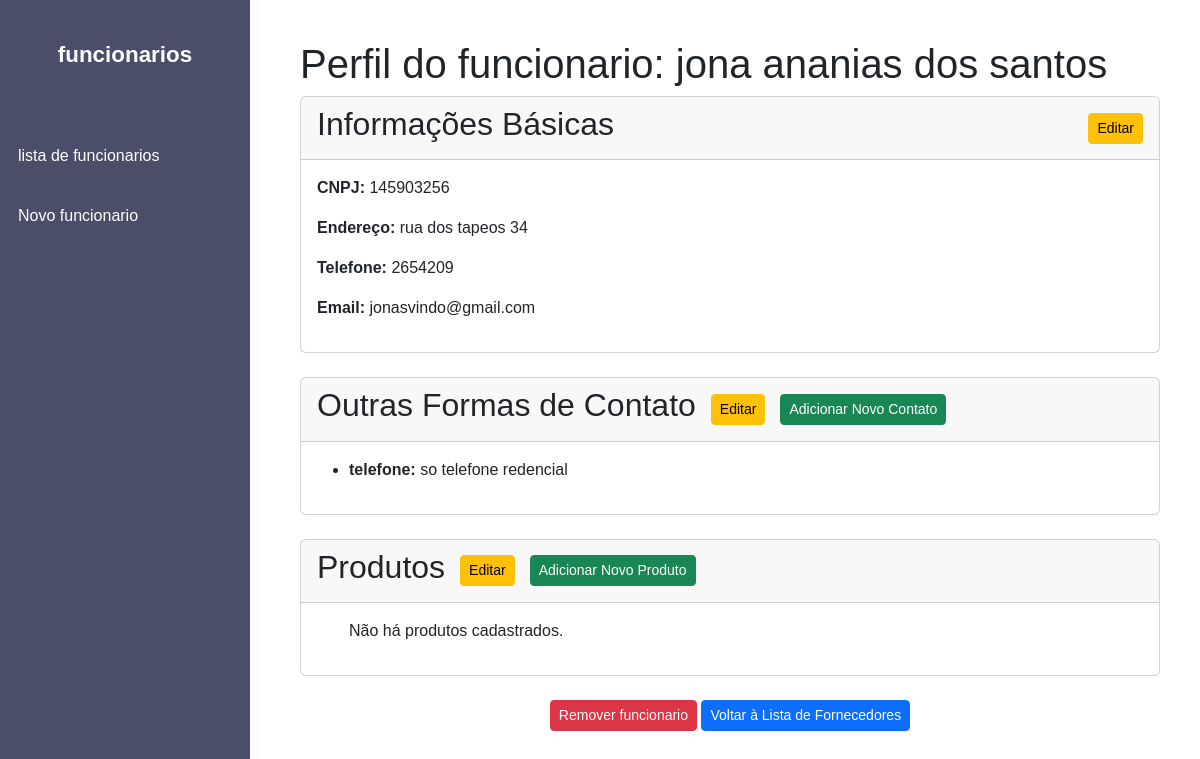
/fornecedor/8/, run on the app's committed database.
### cadfor/models.py (models this page shows)
class Fornecedor(models.Model):
    id_fornecedor = models.AutoField(primary_key=True)
    nome = models.CharField(max_length=255)
    cnpj = models.CharField(max_length=14, unique=True)
    endereco = models.CharField(max_length=255)
    telefone = models.CharField(max_length=15)
    email = models.EmailField(unique=True)

class Contato(models.Model):
    TIPO_CHOICES = [
        ('email', 'Email'),
        ('telefone', 'Telefone'),
    ]
    id_contato = models.AutoField(primary_key=True)
    tipo = models.CharField(max_length=10, choices=TIPO_CHOICES)
    detalhe = models.CharField(max_length=255)
    fornecedor = models.ForeignKey(Fornecedor, on_delete=models.CASCADE, related_name='contatos')

### cadfor/views.py (the view)
# urls.py: path("fornecedor/<int:pk>/", FornecedorDetailView.as_view(), name="fornecedor_detail"),
class FornecedorDetailView(DetailView):
    model = Fornecedor
    template_name = 'cadfor/fornecedor_detail.html'
    context_object_name = 'fornecedor'
    def get_context_data(self, **kwargs):
        context = super().get_context_data(**kwargs)
        context['contatos'] = self.object.contatos.all()
        context['produtos'] = self.object.produtos.all()
        return context

### cadfor/templates/cadfor/fornecedor_detail.html (shortened to what this page needs)
<!DOCTYPE html>
<html lang="pt-BR">
<head>
    <link
        href="https://cdn.jsdelivr.net/npm/bootstrap@5.3.3/dist/css/bootstrap.min.css"
        rel="stylesheet"
    />
</head>
<body>
    <div class="sidebar">
        <a class="navbar-brand text-center mb-4" href="#">funcionarios</a>
        <a href="{% url 'fornecedor_list' %}">lista de funcionarios</a>
        <a href="{% url 'fornecedor_create' %}">Novo funcionario</a>
    </div>
    <div class="content">
        <h1>Perfil do funcionario: {{ fornecedor.nome }}</h1>
        <div class="card mb-4">
            <div class="card-header d-flex justify-content-between align-items-center">
                <h2>Informações Básicas</h2>
                <a href="{% url 'fornecedor_update' pk=fornecedor.id_fornecedor %}" class="btn btn-warning btn-sm">Editar</a>
            </div>
            <div class="card-body">
                <p><strong>CNPJ:</strong> {{ fornecedor.cnpj }}</p>
                <p><strong>Endereço:</strong> {{ fornecedor.endereco }}</p>
                <p><strong>Telefone:</strong> {{ fornecedor.telefone }}</p>
                <p><strong>Email:</strong> {{ fornecedor.email }}</p>
            </div>
        </div>
        <div class="card mb-4">
            <div class="card-header d-flex justify-content-between align-items-center">
                <div class="section-actions">
                    <h2>Outras Formas de Contato</h2>
                    <a href="{% url 'contato_list' fornecedor.pk %}" class="btn btn-warning btn-sm">Editar</a>
                    <a href="{% url 'contato_create' %}" class="btn btn-success btn-sm">Adicionar Novo Contato</a>
                </div>
            </div>
            <div class="card-body">
                <ul>
                    {% for contato in contatos %}
                        <li><strong>{{ contato.tipo }}:</strong> {{ contato.detalhe }}</li>
                    {% empty %}
                        <p>Não há mais formas de contato cadastradas.</p>
                    {% endfor %}
                </ul>
            </div>
        </div>
        <div class="card mb-4">
            <div class="card-header d-flex justify-content-between align-items-center">
                <div class="section-actions">
                    <h2>Produtos</h2>
                    <a href="{% url 'produto_update' pk=fornecedor.id_fornecedor %}" class="btn btn-warning btn-sm">Editar</a>
                    <a href="{% url 'produto_create' %}" class="btn btn-success btn-sm">Adicionar Novo Produto</a>
                </div>
            </div>
            <div class="card-body">
                <ul>
                    {% for produto in produtos %}
                        <li>
                            <strong>Nome:</strong> {{ produto.nome }}<br>
                            <strong>Descrição:</strong> {{ produto.descricao }}<br>
                            <strong>Preço:</strong> R$ {{ produto.preco }}
                        </li>
                    {% empty %}
                        <p>Não há produtos cadastrados.</p>
                    {% endfor %}
                </ul>
            </div>
        </div>
        <div class="text-center mt-4">
            <a href="{% url 'fornecedor_delete' pk=fornecedor.id_fornecedor %}" class="btn btn-danger btn-sm">Remover funcionario</a>
            <a href="{% url 'fornecedor_list' %}" class="btn btn-primary btn-sm">Voltar à Lista de Fornecedores</a>
        </div>
    </div>
</body>
</html>

### cadfor/templates/cadfor/fornecedor_detail.html (style rules this page uses)
body { font-family: Arial, sans-serif; background-color: #FCFCFC; margin: 0; }
.sidebar { height: 100vh; width: 250px; position: fixed; background-color: #4A4E69; padding: 20px 0; }
.sidebar .navbar-brand { font-size: 1.4rem; color: white; padding-bottom: 30px; font-weight: bold; }
.sidebar a { color: #FFFFFF; display: block; padding: 18px; text-decoration: none; }
.content { margin-left: 260px; padding: 40px; background-color: #ffffff; min-height: 100vh; }
.card-header .btn-sm { margin-left: 5px; }
.section-actions { display: flex; align-items: center; gap: 10px; }

### data on the page
Fornecedor: nome "jona ananias dos santos", cnpj "145903256", endereco "rua dos tapeos 34", telefone "2654209", email "jonasvindo@gmail.com"
Contato: tipo "telefone", detalhe "so telefone redencial"
